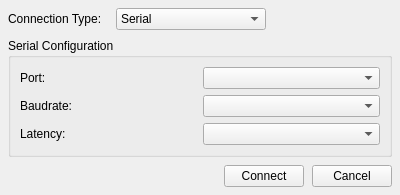
<?xml version="1.0" encoding="UTF-8"?>
<ui version="4.0">
 <class>DeviceConnectionWidget</class>
 <widget class="QWidget" name="DeviceConnectionWidget">
  <property name="geometry">
   <rect>
    <x>0</x>
    <y>0</y>
    <width>400</width>
    <height>183</height>
   </rect>
  </property>
  <property name="windowTitle">
   <string>Device Connection</string>
  </property>
  <layout class="QVBoxLayout" name="verticalLayout">
   <property name="spacing">
    <number>8</number>
   </property>
   <property name="leftMargin">
    <number>8</number>
   </property>
   <property name="topMargin">
    <number>8</number>
   </property>
   <property name="rightMargin">
    <number>8</number>
   </property>
   <property name="bottomMargin">
    <number>8</number>
   </property>
   <item>
    <layout class="QHBoxLayout" name="horizontalLayout_type">
     <item>
      <widget class="QLabel" name="label_connection_type">
       <property name="minimumSize">
        <size>
         <width>100</width>
         <height>0</height>
        </size>
       </property>
       <property name="text">
        <string>Connection Type:</string>
       </property>
      </widget>
     </item>
     <item>
      <widget class="QComboBox" name="combo_box_connection_type">
       <property name="minimumSize">
        <size>
         <width>150</width>
         <height>0</height>
        </size>
       </property>
       <item>
        <property name="text">
         <string>Serial</string>
        </property>
       </item>
       <item>
        <property name="text">
         <string>SSH</string>
        </property>
       </item>
       <item>
        <property name="text">
         <string>TCP/IP</string>
        </property>
       </item>
      </widget>
     </item>
     <item>
      <spacer name="horizontalSpacer">
       <property name="orientation">
        <enum>Qt::Horizontal</enum>
       </property>
       <property name="sizeHint" stdset="0">
        <size>
         <width>40</width>
         <height>20</height>
        </size>
       </property>
      </spacer>
     </item>
    </layout>
   </item>
   <item>
    <widget class="QStackedWidget" name="stacked_widget_connection">
     <property name="currentIndex">
      <number>0</number>
     </property>
     <widget class="QWidget" name="page_serial">
      <layout class="QVBoxLayout" name="verticalLayout_serial">
       <property name="leftMargin">
        <number>0</number>
       </property>
       <property name="topMargin">
        <number>0</number>
       </property>
       <property name="rightMargin">
        <number>0</number>
       </property>
       <property name="bottomMargin">
        <number>0</number>
       </property>
       <item>
        <widget class="QGroupBox" name="group_box_serial">
         <property name="title">
          <string>Serial Configuration</string>
         </property>
         <layout class="QGridLayout" name="gridLayout">
          <item row="0" column="0">
           <widget class="QLabel" name="label_port">
            <property name="minimumSize">
             <size>
              <width>80</width>
              <height>0</height>
             </size>
            </property>
            <property name="text">
             <string>Port:</string>
            </property>
           </widget>
          </item>
          <item row="0" column="1">
           <widget class="QComboBox" name="combo_box_port">
            <property name="minimumSize">
             <size>
              <width>100</width>
              <height>0</height>
             </size>
            </property>
           </widget>
          </item>
          <item row="1" column="0">
           <widget class="QLabel" name="label_baudrate">
            <property name="text">
             <string>Baudrate:</string>
            </property>
           </widget>
          </item>
          <item row="1" column="1">
           <widget class="QComboBox" name="combo_box_baudrate">
            <property name="minimumSize">
             <size>
              <width>100</width>
              <height>0</height>
             </size>
            </property>
           </widget>
          </item>
          <item row="2" column="0">
           <widget class="QLabel" name="label_latency">
            <property name="text">
             <string>Latency:</string>
            </property>
           </widget>
          </item>
          <item row="2" column="1">
           <widget class="QComboBox" name="combo_box_latency">
            <property name="minimumSize">
             <size>
              <width>100</width>
              <height>0</height>
             </size>
            </property>
           </widget>
          </item>
         </layout>
        </widget>
       </item>
      </layout>
     </widget>
     <widget class="QWidget" name="page_ssh">
      <layout class="QVBoxLayout" name="verticalLayout_ssh">
       <property name="leftMargin">
        <number>0</number>
       </property>
       <property name="topMargin">
        <number>0</number>
       </property>
       <property name="rightMargin">
        <number>0</number>
       </property>
       <property name="bottomMargin">
        <number>0</number>
       </property>
       <item>
        <widget class="QGroupBox" name="group_box_ssh">
         <property name="title">
          <string>SSH Configuration</string>
         </property>
         <layout class="QFormLayout" name="formLayout">
          <item row="0" column="0">
           <widget class="QLabel" name="label_host">
            <property name="minimumSize">
             <size>
              <width>80</width>
              <height>0</height>
             </size>
            </property>
            <property name="text">
             <string>Host:</string>
            </property>
           </widget>
          </item>
          <item row="0" column="1">
           <widget class="QLineEdit" name="line_edit_host"/>
          </item>
          <item row="1" column="0">
           <widget class="QLabel" name="label_port_ssh">
            <property name="text">
             <string>Port:</string>
            </property>
           </widget>
          </item>
          <item row="1" column="1">
           <widget class="QLineEdit" name="line_edit_port">
            <property name="text">
             <string>22</string>
            </property>
           </widget>
          </item>
          <item row="2" column="0">
           <widget class="QLabel" name="label_username">
            <property name="text">
             <string>Username:</string>
            </property>
           </widget>
          </item>
          <item row="2" column="1">
           <widget class="QLineEdit" name="line_edit_username"/>
          </item>
         </layout>
        </widget>
       </item>
      </layout>
     </widget>
     <widget class="QWidget" name="page_tcpip">
      <layout class="QVBoxLayout" name="verticalLayout_tcpip">
       <property name="leftMargin">
        <number>0</number>
       </property>
       <property name="topMargin">
        <number>0</number>
       </property>
       <property name="rightMargin">
        <number>0</number>
       </property>
       <property name="bottomMargin">
        <number>0</number>
       </property>
       <item>
        <widget class="QGroupBox" name="group_box_tcpip">
         <property name="title">
          <string>TCP/IP Configuration</string>
         </property>
         <layout class="QFormLayout" name="formLayout_2">
          <item row="0" column="0">
           <widget class="QLabel" name="label_ip">
            <property name="minimumSize">
             <size>
              <width>80</width>
              <height>0</height>
             </size>
            </property>
            <property name="text">
             <string>IP Address:</string>
            </property>
           </widget>
          </item>
          <item row="0" column="1">
           <widget class="QLineEdit" name="line_edit_ip"/>
          </item>
          <item row="1" column="0">
           <widget class="QLabel" name="label_port_tcp">
            <property name="text">
             <string>Port:</string>
            </property>
           </widget>
          </item>
          <item row="1" column="1">
           <widget class="QLineEdit" name="line_edit_port_tcp"/>
          </item>
         </layout>
        </widget>
       </item>
      </layout>
     </widget>
    </widget>
   </item>
   <item>
    <layout class="QHBoxLayout" name="horizontalLayout_buttons">
     <item>
      <spacer name="horizontalSpacer_2">
       <property name="orientation">
        <enum>Qt::Horizontal</enum>
       </property>
       <property name="sizeHint" stdset="0">
        <size>
         <width>40</width>
         <height>20</height>
        </size>
       </property>
      </spacer>
     </item>
     <item>
      <widget class="QPushButton" name="push_button_connect">
       <property name="text">
        <string>Connect</string>
       </property>
      </widget>
     </item>
     <item>
      <widget class="QPushButton" name="push_button_cancel">
       <property name="text">
        <string>Cancel</string>
       </property>
      </widget>
     </item>
    </layout>
   </item>
  </layout>
 </widget>
 <resources/>
 <connections/>
</ui>
